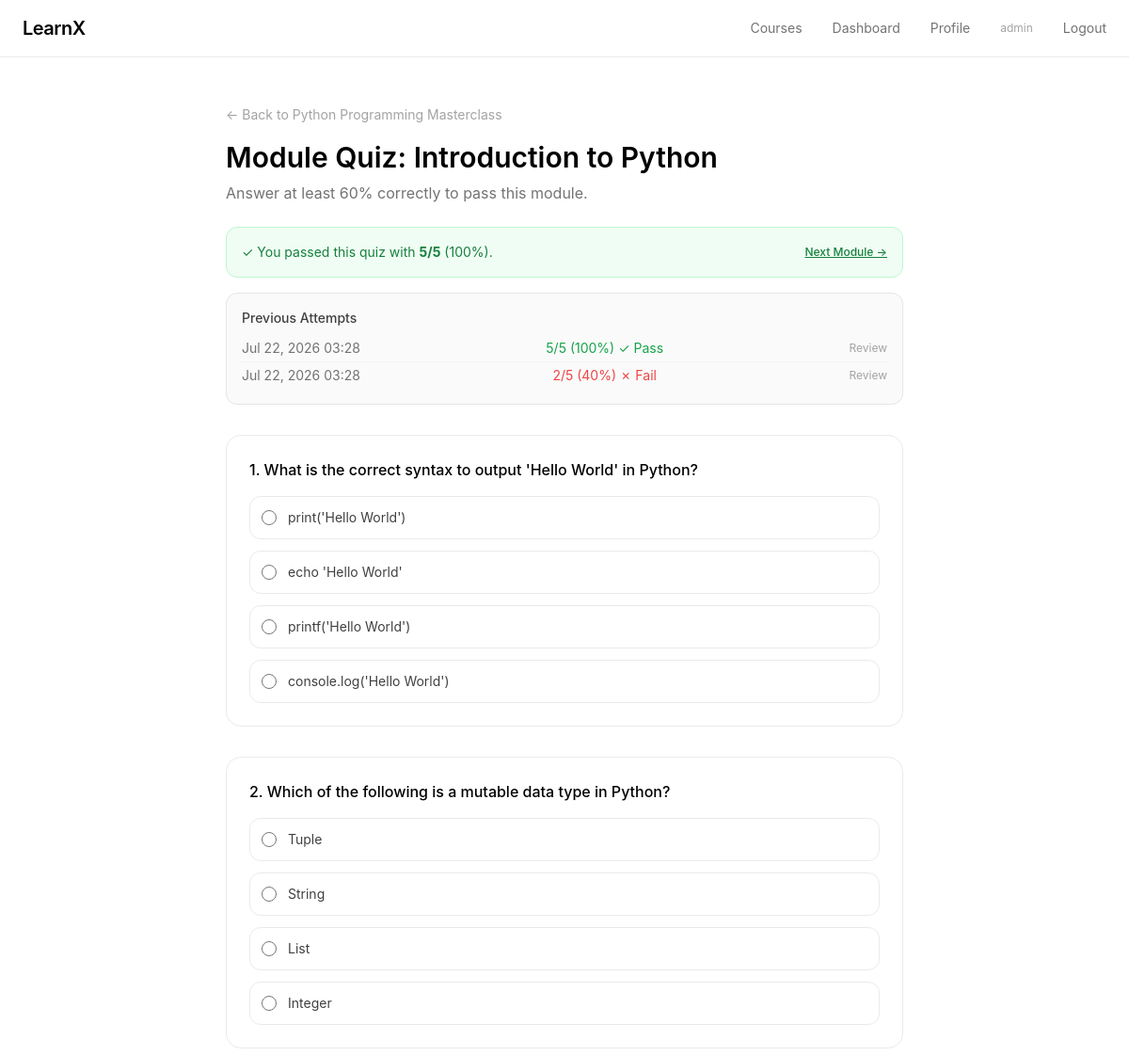
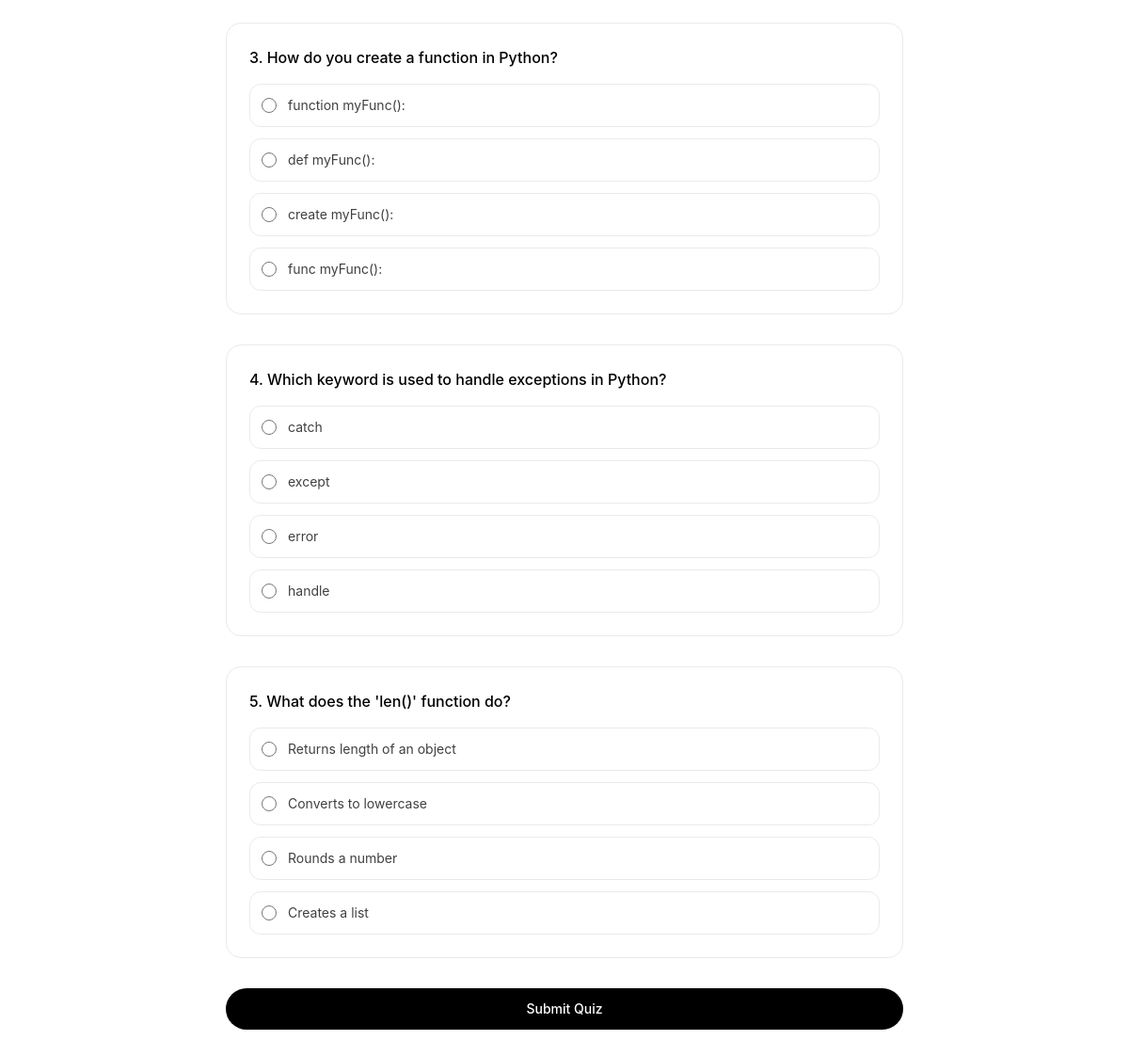
The app's page /courses/modules/1/quiz/ (signed in) with its own data (2 pictures, top to bottom).
### courses/models.py (models this page shows, shortened)
class Course(models.Model):
    title=models.CharField(max_length=50)
    thumbnail=models.ImageField(upload_to="thumbnails/")
    description=models.TextField()
    is_active=models.BooleanField(default=True)
    created_at=models.DateField(auto_now_add=True)

class Module(models.Model):
    course = models.ForeignKey(Course, on_delete=models.CASCADE, related_name="modules")
    title = models.CharField(max_length=200)
    order = models.IntegerField(default=0)
    class Meta:
        ordering = ['order']

class QuizAttempt(models.Model):
    user = models.ForeignKey(User, on_delete=models.CASCADE, related_name="quiz_attempts")
    quiz = models.ForeignKey(Quiz, on_delete=models.CASCADE, related_name="attempts")
    score = models.IntegerField(default=0)
    total = models.IntegerField(default=0)
    passed = models.BooleanField(default=False)
    attempted_at = models.DateTimeField(auto_now_add=True)
    class Meta:
        ordering = ['-attempted_at']

class Question(models.Model):
    quiz=models.ForeignKey(Quiz,on_delete=models.CASCADE,related_name="questions")
    question=models.TextField()

class Option(models.Model):
    question=models.ForeignKey(Question,on_delete=models.CASCADE,related_name="options")
    option_value=models.CharField(max_length=120)
    is_correct=models.BooleanField(default=False)

### courses/views.py (the view)
# urls.py: path('modules/<int:pk>/quiz/', views.quiz_view, name='module-quiz'),
@login_required
def quiz_view(request, pk):
    module = get_object_or_404(Module, id=pk)
    course = module.course
    enrollment = Enrollment.objects.filter(user=request.user, course=course).first()
    if not enrollment:
        messages.error(request, 'You must enroll first.')
        return redirect('course-detail', pk=course.id)
    if _is_module_locked(request.user, module):
        messages.error(request, f'Complete the previous module\'s quiz to unlock "{module.title}".')
        return redirect('course-detail', pk=course.id)
    quiz = Quiz.objects.filter(module=module).first()
    if not quiz:
        messages.error(request, 'No quiz for this module.')
        return redirect('course-detail', pk=course.id)
    questions = quiz.questions.prefetch_related('options').all()
    if not questions:
        messages.error(request, 'No questions in this quiz.')
        return redirect('course-detail', pk=course.id)
    previous_attempts = QuizAttempt.objects.filter(user=request.user, quiz=quiz)
    best_attempt = previous_attempts.order_by('-score').first()
    modules = list(course.modules.all())
    next_module = None
    mod_idx = modules.index(module)
    if mod_idx < len(modules) - 1:
        next_module = modules[mod_idx + 1]
    return render(request, 'courses/quiz.html', {
        'module': module,
        'course': course,
        'quiz': quiz,
        'questions': questions,
        'previous_attempts': previous_attempts,
        'best_attempt': best_attempt,
        'next_module': next_module,
    })

### courses/views.py (called while the page is built)
def _is_module_locked(user, module):
    modules = list(module.course.modules.all())
    idx = modules.index(module)
    if idx == 0:
        return False
    prev_module = modules[idx - 1]
    quiz = Quiz.objects.filter(module=prev_module).first()
    if not quiz:
        return False
    return not QuizAttempt.objects.filter(user=user, quiz=quiz, passed=True).exists()

### courses/templates/courses/quiz.html (shortened to what this page needs)
{% extends 'base.html' %}
{% load static %}
{% block content %}
<section class="max-w-3xl mx-auto px-6 py-12">
    <a href="{% url 'course-detail' course.id %}" class="text-sm text-neutral-400 hover:text-neutral-600 transition-colors">&larr; Back to {{ course.title }}</a>
    <h1 class="mt-4 text-2xl md:text-3xl font-semibold text-black">Module Quiz: {{ module.title }}</h1>
    <p class="mt-2 text-sm md:text-base text-neutral-500">Answer at least 60% correctly to pass this module.</p>
    {% if best_attempt and best_attempt.passed %}
    <div class="mt-6 p-4 bg-green-50 border border-green-200 rounded-xl text-sm text-green-700 flex items-center justify-between">
        <span>✓ You passed this quiz with <strong>{{ best_attempt.score }}/{{ best_attempt.total }}</strong> ({% widthratio best_attempt.score best_attempt.total 100 %}%).</span>
        {% if next_module %}
        <a href="{% url 'course-detail' course.id %}" class="text-xs font-medium text-green-700 hover:text-green-800 underline">Next Module &rarr;</a>
        {% endif %}
    </div>
    {% endif %}
    {% if previous_attempts %}
    <div class="mt-4 p-4 bg-neutral-50 border border-neutral-200 rounded-xl">
        <h3 class="text-sm font-medium text-neutral-700 mb-2">Previous Attempts</h3>
        {% for att in previous_attempts %}
        <div class="flex items-center justify-between text-sm py-1 {% if not forloop.last %}border-b border-neutral-100{% endif %}">
            <span class="text-neutral-500">{{ att.attempted_at|date:"M j, Y H:i" }}</span>
            <span class="{% if att.passed %}text-green-600{% else %}text-red-500{% endif %}">
                {{ att.score }}/{{ att.total }} ({% widthratio att.score att.total 100 %}%) {% if att.passed %}✓ Pass{% else %}✗ Fail{% endif %}
            </span>
            <a href="{% url 'quiz-result' module.id att.id %}" class="text-neutral-400 hover:text-black text-xs">Review</a>
        </div>
        {% endfor %}
    </div>
    {% endif %}
    <form method="post" action="{% url 'submit-quiz' module.id %}" class="mt-8 space-y-8">
        {% for question in questions %}
        <div class="border border-neutral-200/80 rounded-2xl p-6">
            <h3 class="text-base font-medium text-black mb-4">{{ forloop.counter }}. {{ question.question }}</h3>
            <div class="space-y-3">
                {% for option in question.options.all %}
                <label class="flex items-center gap-3 p-3 rounded-xl border border-neutral-200/80 cursor-pointer hover:bg-neutral-50 transition-colors has-[:checked]:bg-neutral-100 has-[:checked]:border-black">
                    <input type="radio" name="question_{{ question.id }}" value="{{ option.id }}" required class="w-4 h-4 text-black accent-black">
                    <span class="text-sm text-neutral-700">{{ option.option_value }}</span>
                </label>
                {% endfor %}
            </div>
        </div>
        {% endfor %}
        <button type="submit" class="w-full py-3 rounded-full bg-black text-white text-sm font-medium hover:bg-neutral-800 transition-colors">
            Submit Quiz
        </button>
    </form>
</section>
{% endblock %}

### courses/templates/base.html (shortened to what this page needs)
<!DOCTYPE html>
<html lang="en">
<head>
    <script src="https://cdn.tailwindcss.com"></script>
</head>
<body class="bg-white text-neutral-900 antialiased selection:bg-neutral-900 selection:text-white">
    <header class="glass sticky top-0 z-50 border-b border-neutral-200/80">
        <nav class="max-w-7xl mx-auto px-6 py-4 flex items-center justify-between">
            <a href="{% url 'home' %}" class="text-xl font-semibold tracking-tight text-black">LearnX</a>
            <div class="hidden md:flex items-center gap-8 text-sm text-neutral-500">
                <a href="{% url 'course-list' %}" class="hover:text-black transition-colors">Courses</a>
                {% if user.is_authenticated %}
                    <a href="{% url 'dashboard' %}" class="hover:text-black transition-colors">Dashboard</a>
                    <a href="{% url 'profile' %}" class="hover:text-black transition-colors">Profile</a>
                    <span class="text-neutral-400 text-xs">{{ user.username }}</span>
                    <a href="{% url 'logout' %}" class="hover:text-black transition-colors">Logout</a>
                {% else %}
                    <a href="{% url 'login' %}" class="hover:text-black transition-colors">Login</a>
                    <a href="{% url 'signup' %}" class="px-4 py-2 rounded-full bg-black text-white text-sm font-medium hover:bg-neutral-800 transition-colors">Sign Up</a>
                {% endif %}
            </div>
        </nav>
    </header>
    <main class="min-h-screen">
        {% block content %}{% endblock %}
    </main>
</body>
</html>

### courses/templates/base.html (style rules this page uses)
body { font-family: -apple-system, BlinkMacSystemFont, "SF Pro Display", "SF Pro Text", "Helvetica Neue", sans-serif; }
.glass { background: rgba(255, 255, 255, 0.85); backdrop-filter: blur(12px); -webkit-backdrop-filter: blur(12px); }

### records on screen
Course: title "Python Programming Masterclass"
Module: title "Introduction to Python"
QuizAttempt: score "5", total "5", score+total "100", attempted_at "Jul 22, 2026 03:28", passed "✓ Pass"
QuizAttempt: attempted_at "Jul 22, 2026 03:28", score "2", total "5", score+total "40", passed "✗ Fail"
Question: question "What is the correct syntax to output 'Hello World' in Python?"
Option: option_value "print('Hello World')"
Option: option_value "echo 'Hello World'"
Option: option_value "printf('Hello World')"
Option: option_value "console.log('Hello World')"
Question: question "Which of the following is a mutable data type in Python?"
Option: option_value "Tuple"
Option: option_value "String"
Option: option_value "List"
Option: option_value "Integer"
Question: question "How do you create a function in Python?"
Option: option_value "function myFunc():"
Option: option_value "def myFunc():"
Option: option_value "create myFunc():"
Option: option_value "func myFunc():"
Question: question "Which keyword is used to handle exceptions in Python?"
Option: option_value "catch"
Option: option_value "except"
Option: option_value "error"
Option: option_value "handle"
Question: question "What does the 'len()' function do?"
Option: option_value "Returns length of an object"
Option: option_value "Converts to lowercase"
Option: option_value "Rounds a number"
Option: option_value "Creates a list"

### other values on screen
{{ user.username }} "admin"
